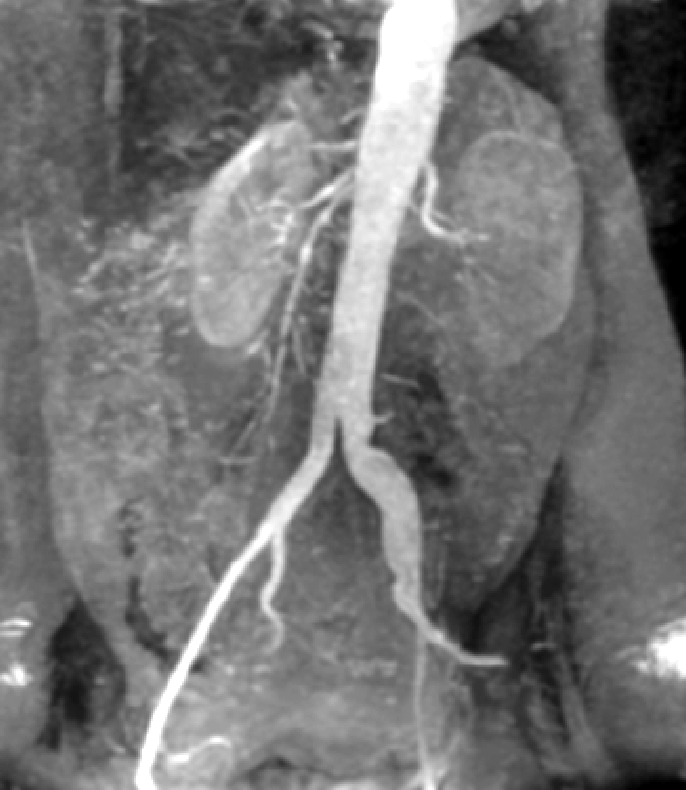
#> input picture lab2/kidnay.tif, 686 x 790 px, found by its file name
$ python lab2-4.py
#> lines starting #> are read from the running program, lines starting #| are printed output that depends on the picture; after the words box and inside, x2 and y2 are one past the last pixel; in counts of white or black regions, pixels touching at a corner belong together
import cv2
import matplotlib.pyplot as plt

img = cv2.imread("./lab2/kidnay.tif")
#> img is the input picture: shape (790, 686, 3); min 0, max 255, mean 115.1
img = cv2.cvtColor(img, cv2.COLOR_BGR2GRAY)
#> img: shape (790, 686)

img1 = img
img2 = img

row = len(img)
#> row = 790
col = len(img[0])
#> col = 686

plt.figure()
plot = plt.subplot(1,3,1).imshow(img, cmap="gray")

for i in range(row):
  for j in range(col):
    if img1[i][j] > 150:
      img1[i][j] = 255;
    else:
      img1[i][j] = 0;
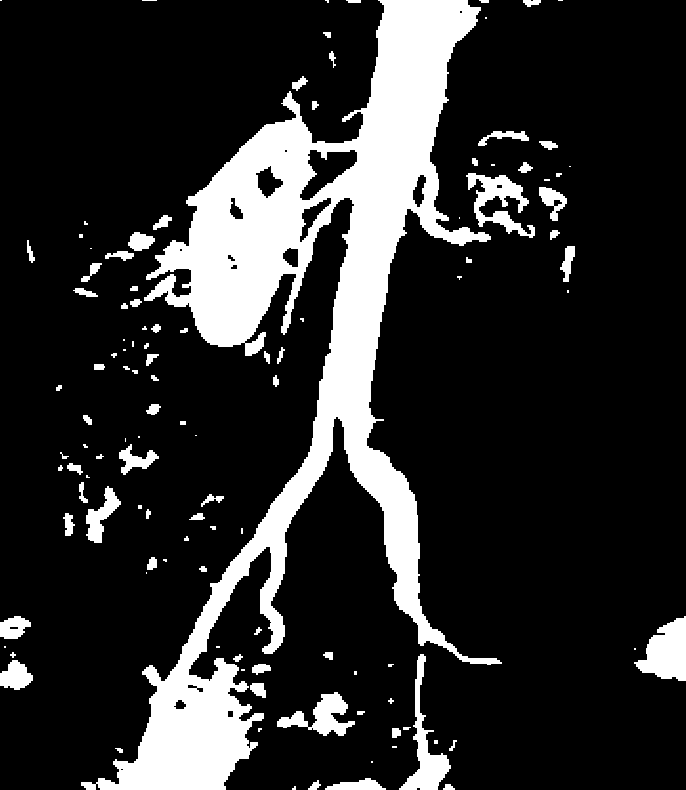
#> img1: shape (790, 686); 17.5% white; 117 white regions (40 under 20 px), largest, box (x1, y1, x2, y2) and area: (81, 0, 502, 790) 79155, (634, 616, 686, 681) 2115, (399, 654, 451, 790) 1923
plot = plt.subplot(1,3,2).imshow(img1, cmap="gray")

for i in range(row):
  for j in range(col):
    if img2[i][j] > 150:
      img2[i][j] = 240
    elif img2[i][j]>70 and img2[i][j]<150:
      img2[i][j] = 50
    else:
      img2[i][j] = 142

plot = plt.subplot(1,3,3).imshow(img2, cmap="gray")


plt.show()
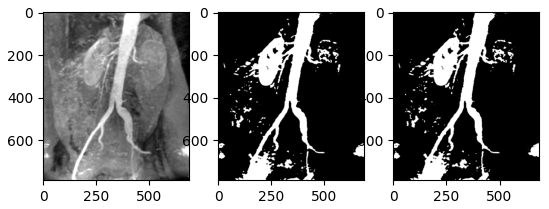
#> figure drawn by matplotlib, 3 panels

cv2.waitKey()
cv2.destroyAllWindows()

$ run again, with lab2/coffee1.tif copied over lab2/kidnay.tif
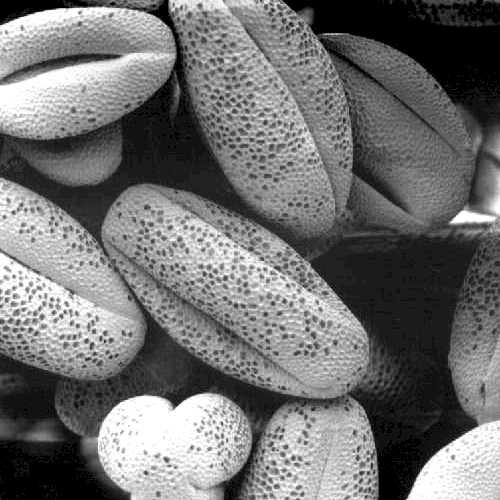
#> input picture lab2/coffee1.tif, 500 x 500 px, found by its file name
#> img is the input picture: shape (500, 500, 3); min 0, max 255, mean 113.2
#> img: shape (500, 500)
#> row = 500
#> after the loop `for i in range(row):`:
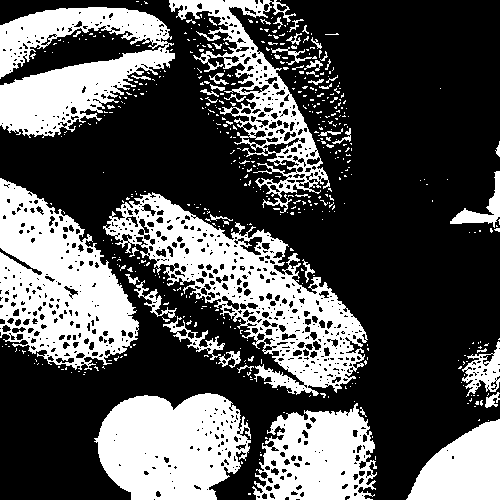
#> img1: shape (500, 500); 33.6% white; 513 white regions (460 under 20 px), largest, box (x1, y1, x2, y2) and area: (103, 192, 368, 396) 16684, (0, 178, 139, 370) 15005, (94, 393, 251, 500) 12606
#> `plt.show()`:
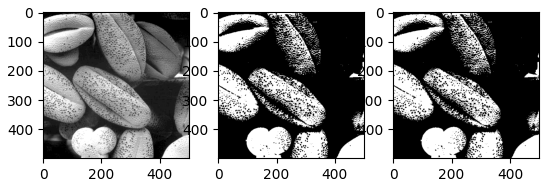
#> figure drawn by matplotlib, 3 panels
